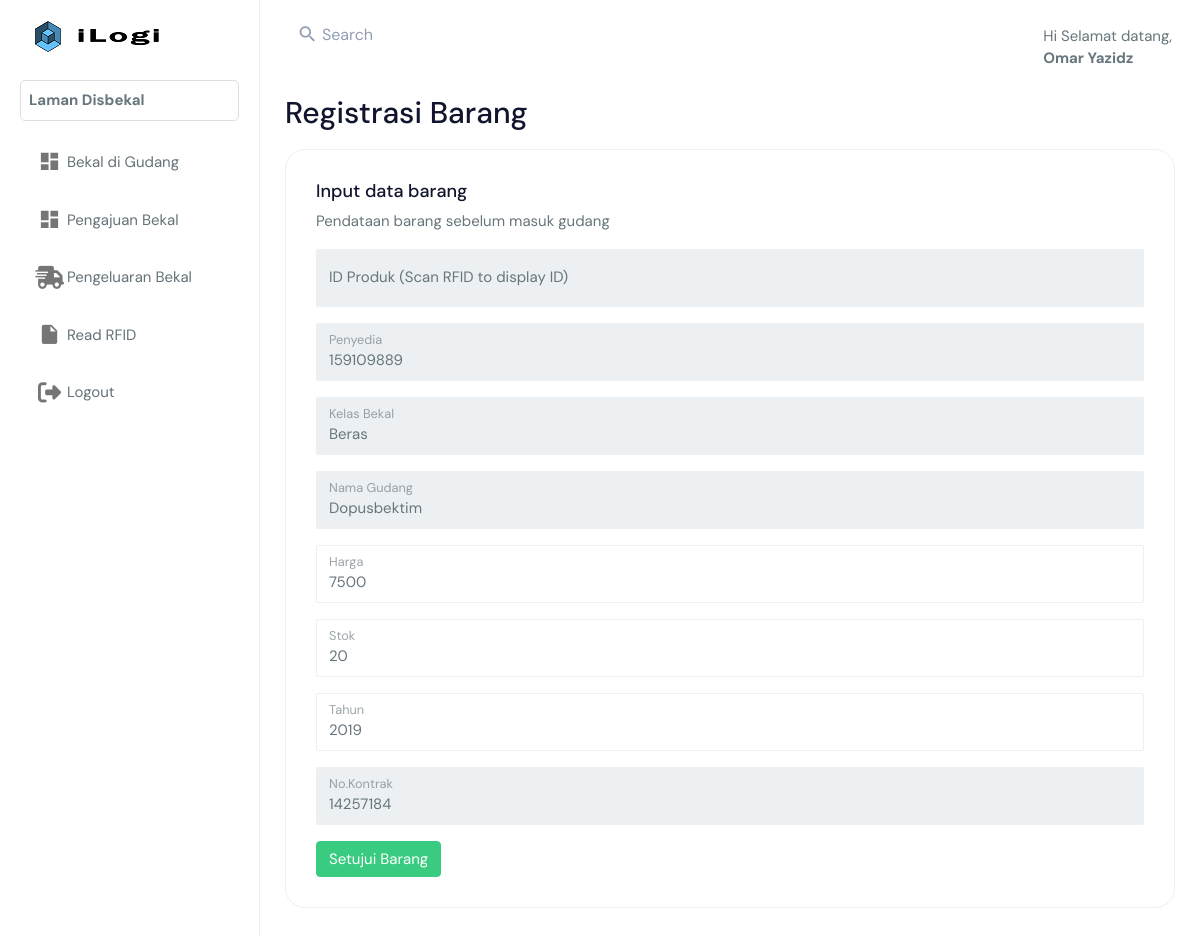
Screenshot of /index.php?page=disbekal/detail_persetujuan.php&id_request=92 (signed in) with the database file from the repository.
### tables this page shows
CREATE TABLE `pemasukan` (
  `id_request` int(11) NOT NULL,
  `id_penyedia` int(11) NOT NULL,
  `nama_kelas` varchar(50) NOT NULL,
  `nama_gudang` varchar(50) NOT NULL,
  `harga_bekal` int(11) NOT NULL,
  `jumlah_bekal` int(11) NOT NULL,
  `tahun_produksi` int(11) NOT NULL,
  `tgl_request` timestamp NOT NULL DEFAULT current_timestamp(),
  `no_kontrak` int(11) NOT NULL,
  `status` varchar(255) NOT NULL,
  `status_request` varchar(255) NOT NULL
);

### disbekal/detail_persetujuan.php (the view, shortened to what this page needs)
<?php
    include 'database.php';
    $id_request = isset($_GET['id_request']) ? $_GET['id_request'] : false;
    if ($id_request){
        $sql_pemasukan = mysqli_query($koneksi, "SELECT * FROM pemasukan WHERE id_request = '".$_GET['id_request']."'");
        $row = mysqli_fetch_assoc($sql_pemasukan);
        $id_penyedia    = $row['id_penyedia'];
        $jumlah_bekal  = $row['jumlah_bekal'];
        $nama_kelas     = $row['nama_kelas'];
        $harga_bekal   = $row['harga_bekal'];
        $tahun_produksi = $row['tahun_produksi'];
        $no_kontrak     = $row['no_kontrak'];
        $nama_gudang    = $row['nama_gudang'];
    }
?>
<!DOCTYPE html><html lang="en">
<body>
    <div class="page-wrapper">
        <div class="container-fluid">
            <div class="row">
                <div class="col-12">
                    <h1 text-align="center" style="margin:2% 0% 2% 0%">Registrasi Barang</h1>
                    <div class="card">
                        <div class="card-body">
                            <h4>Input data barang</h4>
                            <p>Pendataan barang sebelum masuk gudang</p>
                            <?php if($id_request):?>
                                <form class="" action="<?php echo BASE_URL."index.php?page=disbekal/insert_barang.php&id_request=$row[id_request]" ?>" method="POST">
                                        <div class="form-floating mb-3">
                                            <input name="id_barang" class="form-control" id="getUID" placeholder=" " readonly>
                                            <label for="getUID">ID Produk (Scan RFID to display ID)</label>
                                        </div>
                                    <div class="form-floating mb-3">
                                        <input type="number" name="id_penyedia" class="form-control" id="floatingInput" placeholder=" " required value = <?php echo $id_penyedia ?> readonly>
                                        <label for="floatingInput">Penyedia</label>
                                    </div>
                                    <div class="form-floating mb-3">
                                    <input name="kelas_bekal" class="form-control" id="floatingInput" placeholder=" " required value ="<?php echo $nama_kelas ?>" readonly>
                                        <label for="floatingInput">Kelas Bekal</label>
                                    </div>
                                    <div class="form-floating mb-3">
                                    <input name="nama_gudang" class="form-control" id="floatingInput" placeholder=" " required value ="<?php echo $nama_gudang ?>" readonly>
                                        <label for="floatingInput">Nama Gudang</label>
                                    </div>
                                    <div class="form-floating mb-3">
                                        <input type="number" name="harga_bekal" class="form-control" id="harga_bekal" placeholder="floatingInput" placeholder=" " required value = <?php echo $harga_bekal ?>>
                                        <label for="floatingInput">Harga</label>
                                    </div>
                                    <div class="form-floating mb-3">
                                        <input type="number" name="jumlah_bekal" class="form-control" id="floatingInput" placeholder=" " required value = <?php echo $jumlah_bekal ?>>
                                        <label for="floatingInput">Stok</label>
                                    </div>
                                    <div class="form-floating mb-3">
                                        <input type="number" name="tahun_produksi" class="form-control" id="floatingInput" placeholder=" " required value = <?php echo $tahun_produksi ?>>
                                        <label for="floatingInput">Tahun</label>
                                    </div>
                                    <div class="form-floating mb-3">
                                        <input type="number" name="no_kontrak" class="form-control" id="floatingInput" placeholder=" " required value=<?php echo $no_kontrak; ?> readonly>
                                        <label for="floatingInput">No.Kontrak</label>
                                    </div>
                                    <input type="submit" name="submit" value="Setujui Barang" class="btn btn-success">
                                </form>
                            <?php endif; ?>
                        </div>
                    </div>
                </div>
            </div>
        </div>
    </div>
</body>
</html>

### rows the page displays
pemasukan: id_penyedia "159109889", kelas_bekal "Beras", nama_gudang "Dopusbektim", harga_bekal "7500", jumlah_bekal "20", tahun_produksi "2019", no_kontrak "14257184"

### other values shown
$nama_admin "Omar Yazidz"
$role "Disbekal"
